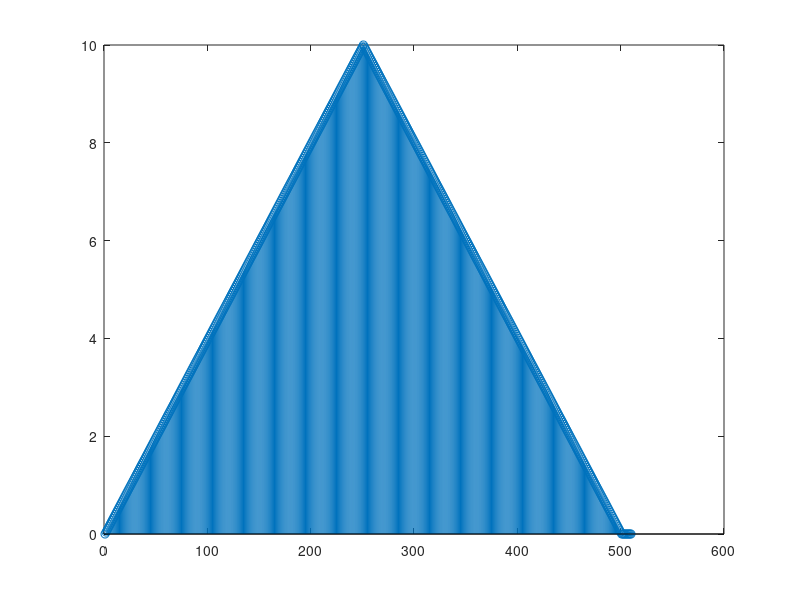
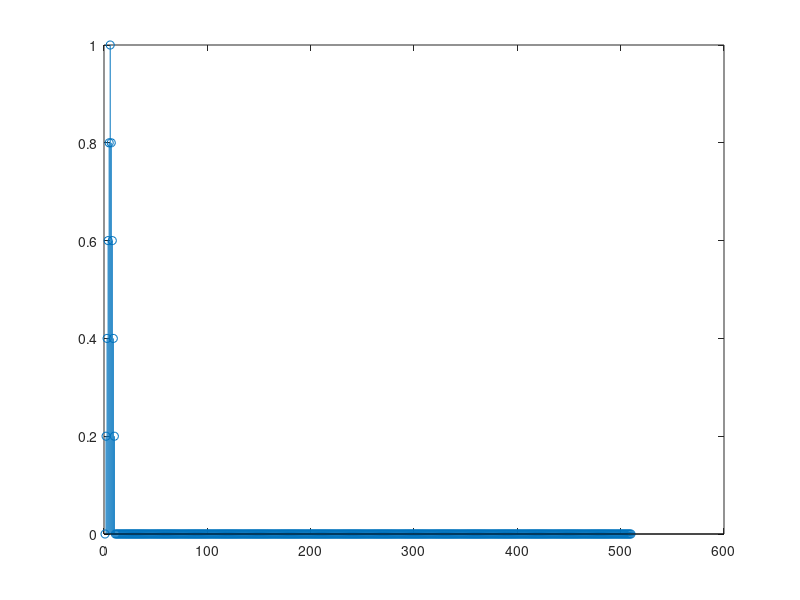
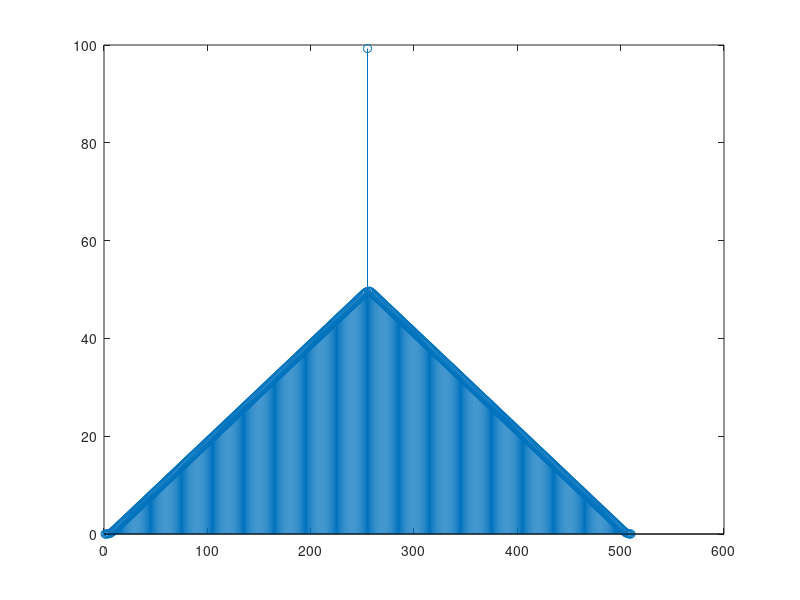

Write the MATLAB code that produced these figures, in order.

clc 
clear all
N1=0:1:9;
N2=-250:1:250;
hn=(1-(abs(N1-5)/5));
xn=(10-(abs(N2)/25));
%Vetor Entrada, representando a entrada
Entrada = xn;

%Vetor H representando a resposta
H = hn; 

%Tamanho da resposta da convolução
N = size(Entrada,2) +size(H,2) - 1;

%Vetor da resposta da convolucao
Resposta = zeros(1,N);

%Fator de repartição do Overlapp
DivisaoOverlap= 2;
%%
%Preenchimento com zeros da entrada e da resposta

    Entradazeros = zeros(N,1);
   for contador = 1:size(Entrada,2)
        Entradazeros(contador) = Entrada(contador);
   end
   Entrada=Entradazeros;

   Hzero = zeros(N,1);
   for contador = 1:size(H,2)
        Hzero(contador) = H(contador);
   end
   H=Hzero;

   
%%Overlap Add   

%Convolucao Circular
    for indice = 1:N
        for  cont = 1:N
                Resposta(1,indice) = Entrada(cont,1)*H(mod(N+indice-cont,N)+1)+Resposta(1,indice);
        end
    end

for indice = 1:DivisaoOverlap -1
    Resposta(1,floor(N*indice/DivisaoOverlap)) = 2*Resposta(1,floor(N/DivisaoOverlap));
end

%Representação gráfica para entrada e saída
figure(1)
stem(Entrada)

figure(2)
stem(H)

figure(3)
stem(Resposta)